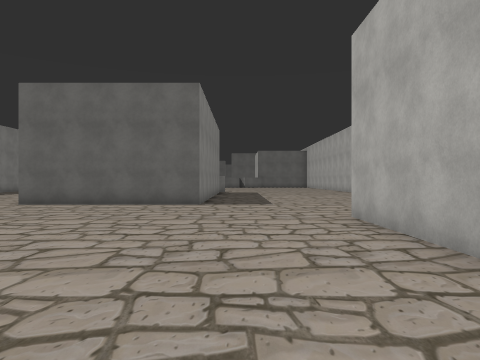
[1] (above)

23 first-person views from a walk through a 3-D level made in the Unity game engine. The camera is 1.5 m above the floor, looks level and sees 70° across. The floor is counted in squares, 2 m on a side. Each view is taken from the middle of a square. On the plan, view 1 faces up. The plan holds only what a view shows up to about 11 squares ahead; the rest is blank. The place goes on beyond the plan. The player character is not drawn. Some animated figures are not drawn. Some surface patterns are stand-ins.

[2]
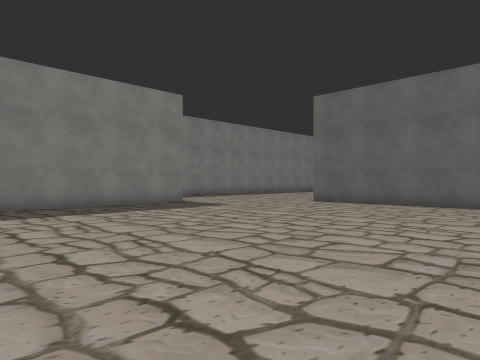

[3]
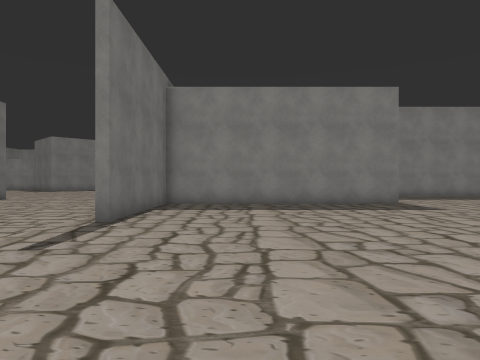

[4]
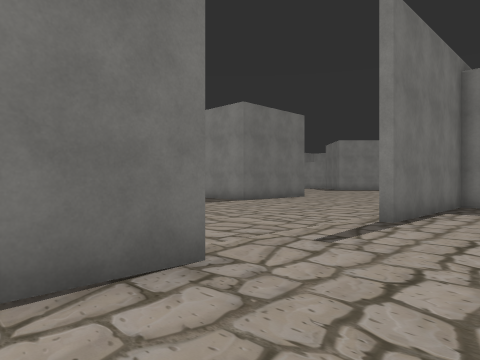

[5]
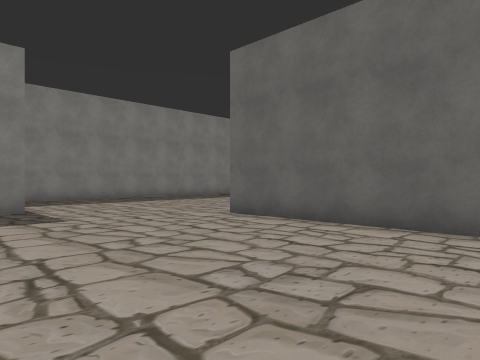

[6]
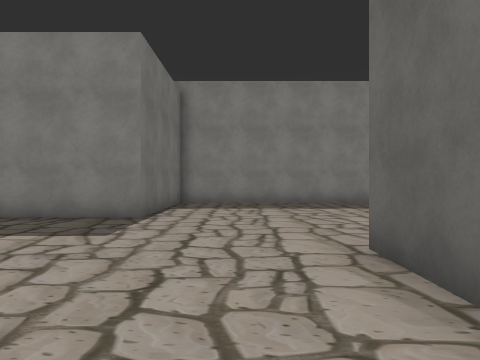

[7]
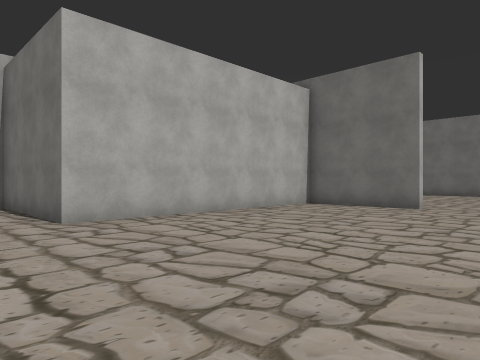

[8]
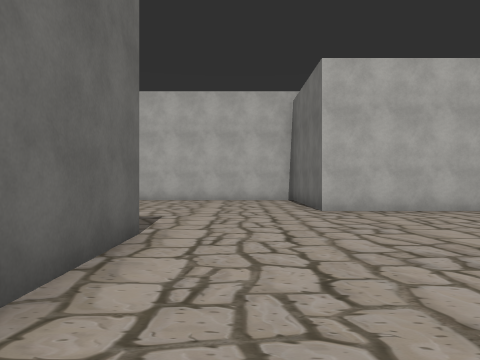

[9]
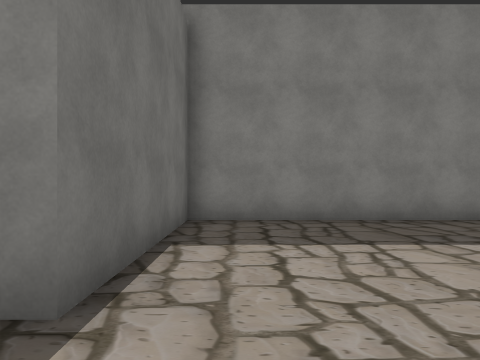

[10]
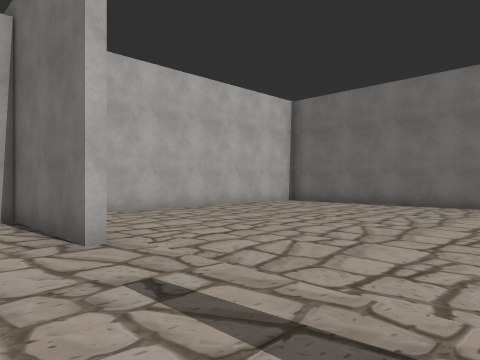

[11]
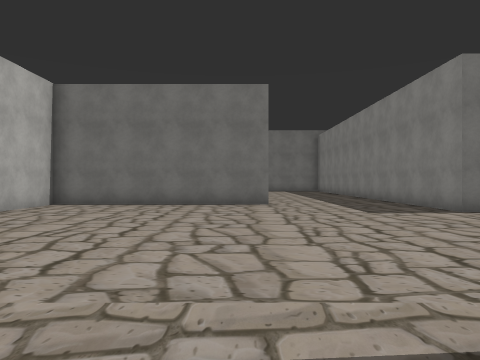

[12]
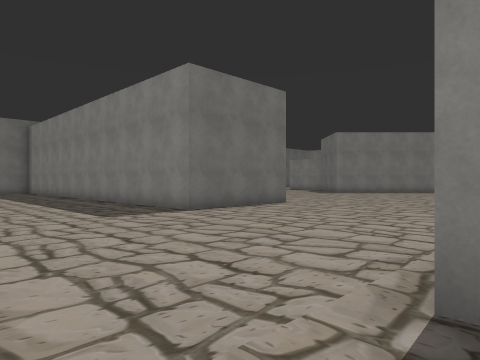

[13]
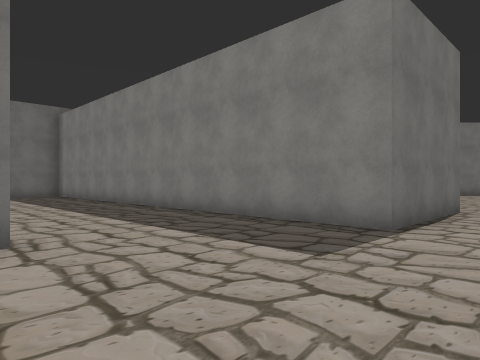

[14]
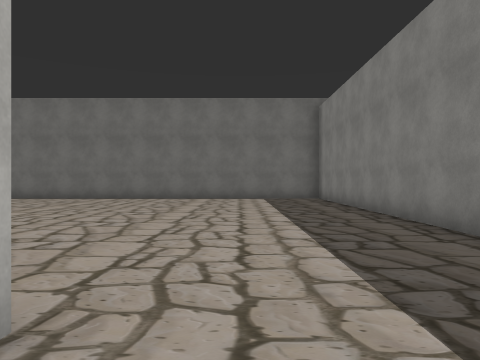

[15]
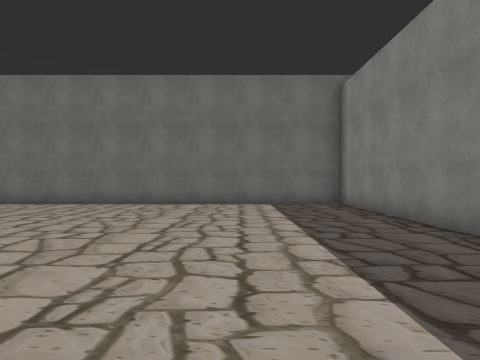

[16]
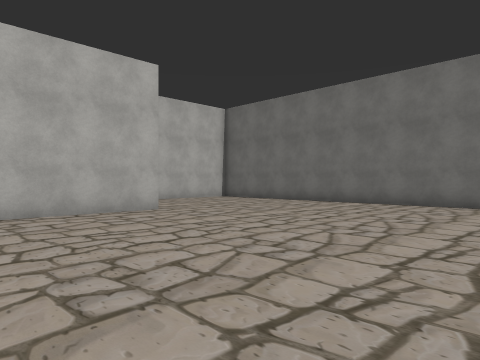

[17]
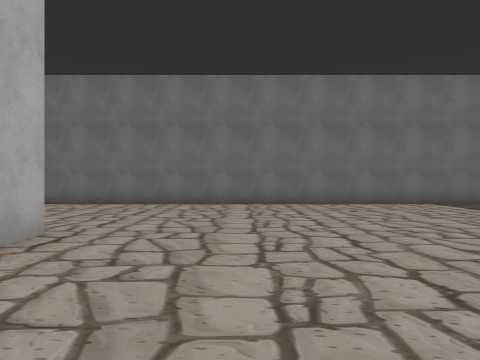

[18]
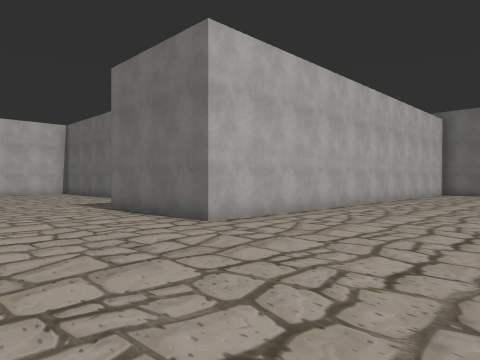

[19]
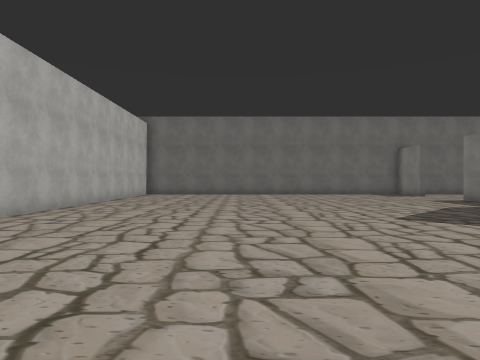

[20]
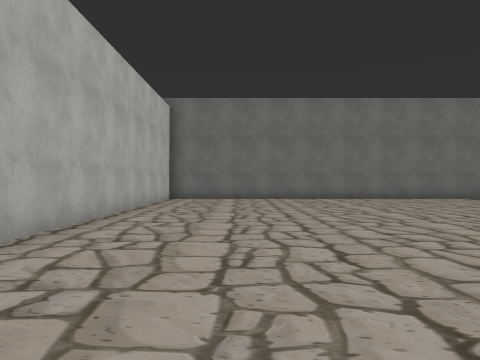

[21]
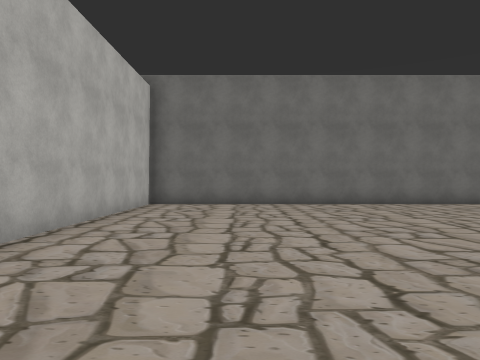

[22]
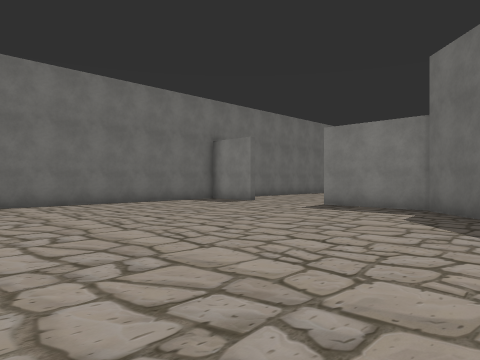

[23]
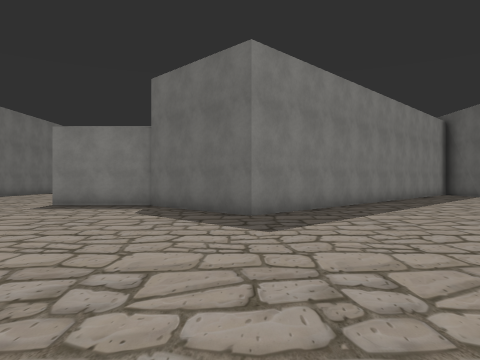

### Floor plan
Points are (right, up) in squares from view 1. A wall is a line through its corners. A room is listed if a view was taken in it or the views show most of it. See-through windows are left out.
Room 1 (views 1, 2, 3, 4, 5, 6, 7, 8, 9, 10, 11)
walls: (-1.1, 10.4) (-6.8, 10.4); (-1.1, -0.5) (2.3, -0.5) (2.3, 7) (5.5, 7); (-14.4, 11.5) (-14.4, 7) (-9.8, 7) (-9.8, -0.3) (-5.1, -0.3)
ways out: opening at (-3, 0) to room 2
Room 2 (views 12, 13, 14, 15, 16, 17, 18, 19, 20, 21, 22, 23)
walls: (-3.9, -9.4) (2.7, -9.4) (2.7, -2.4); (-25.2, -13.6) (-25.2, -16.6); (-26, -6.9) (-22.2, -10.8) (-25, -13.6); (-22.6, -21.8) (-12.2, -21.8) (-12.2, -7) (-8.2, -7) (-8.2, -21.8) (5.5, -21.8); (2.7, -15.8) (2.7, -12.2)
ways out: opening at (-3, 0) to room 1

Where each view was taken, in squares from view 1:
view 1: 0 up, 0 right, facing up
view 2: 0 up, 0 right, facing up-left
view 3: 2 up, 1 right, facing left
view 4: 2 up, 1 right, facing down-left
view 5: 5 up, 1 left, facing up-left
view 6: 9 up, 3 left, facing left
view 7: 9 up, 4 left, facing down-right
view 8: 9 up, 6 left, facing right
view 9: 8 up, 8 left, facing left
view 10: 1 up, 5 left, facing down-right
view 11: 1 up, 3 left, facing down
view 12: 0 up, 3 left, facing down-left
view 13: 5 down, 3 left, facing down-left
view 14: 8 down, 5 left, facing down
view 15: 11 down, 5 left, facing down
view 16: 11 down, 5 left, facing down-right
view 17: 11 down, 0 right, facing down
view 18: 3 down, 17 left, facing down-right
view 19: 4 down, 17 left, facing down
view 20: 8 down, 15 left, facing down
view 21: 11 down, 15 left, facing down
view 22: 11 down, 16 left, facing down-left
view 23: 11 down, 15 left, facing left
